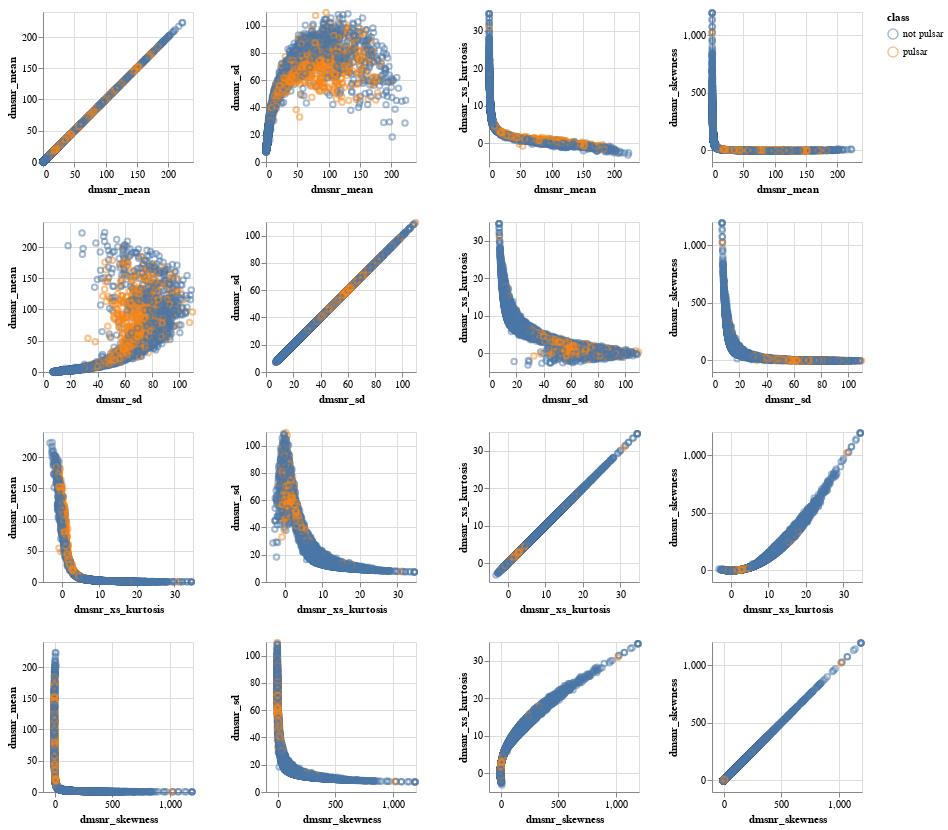

Here is the notebook cell this chart was saved with:
### Markdown cell above
*Fig 3: Visualization of Integrated Data for Preliminary Analysis*

### Code cell
alt.Chart(pulsar_train).mark_point(opacity=0.5).encode(
    alt.X(alt.repeat("row"), type="quantitative"),
    alt.Y(alt.repeat("column"), type="quantitative"),
    color="class:N"
).properties(
    width=150,
    height=150
).repeat(
    row=["dmsnr_mean", "dmsnr_sd", "dmsnr_xs_kurtosis", "dmsnr_skewness"],
    column=["dmsnr_mean", "dmsnr_sd", "dmsnr_xs_kurtosis", "dmsnr_skewness"]
)

### Figure 1 — Vega-Lite specification as saved in the notebook (floating-point values rounded to 4 significant figures; data arrays with more than 128 entries replaced by an {"elided": "..."} marker saying what was removed)
{"config": {"view": {"continuousWidth": 400, "continuousHeight": 300}}, "repeat": {"column": ["dmsnr_mean", "dmsnr_sd", "dmsnr_xs_kurtosis", "dmsnr_skewness"], "row": ["dmsnr_mean", "dmsnr_sd", "dmsnr_xs_kurtosis", "dmsnr_skewness"]}, "spec": {"data": {"name": "data-db6cab92c516fc36713e165eff2f6644"}, "mark": {"type": "point", "opacity": 0.5}, "encoding": {"color": {"field": "class", "type": "nominal"}, "x": {"field": {"repeat": "row"}, "type": "quantitative"}, "y": {"field": {"repeat": "column"}, "type": "quantitative"}}, "height": 150, "width": 150}, "$schema": "https://vega.github.io/schema/vega-lite/v4.17.0.json", "datasets": {"data-db6cab92c516fc36713e165eff2f6644": {"elided": "13423 records"}}}
